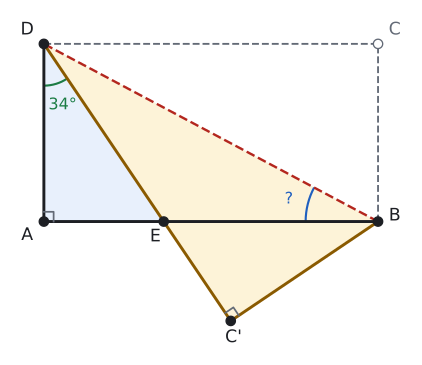

Generate this figure with Python:
import sys; sys.path.insert(0, "tools")
from cizim import *

P = lambda x, y: np.array([float(x), float(y)])
uz = lambda U, V: round(float(np.linalg.norm(U - V)), 4)
def acisi(K, U, V):
    u, v = U - K, V - K
    return round(float(np.degrees(np.arccos(np.dot(u, v) / np.linalg.norm(u) / np.linalg.norm(v)))), 3)
def birim(U, V):
    t = (V - U) / np.linalg.norm(V - U); return t, np.array([-t[1], t[0]])
def ayak(Q, U, V):
    t, _ = birim(U, V); return U + np.dot(Q - U, t) * t
def yansit(Q, U, V):
    return 2 * ayak(Q, U, V) - Q
def kesisim(U1, V1, U2, V2):
    M = np.array([V1 - U1, U2 - V2]).T; s = np.linalg.solve(M, U2 - U1); return U1 + s[0] * (V1 - U1)
def cetik(U, V, n=1, renk=SOLUK, f=0.5):
    M = U + f * (V - U); t, m = birim(U, V)
    for i in range(n):
        c = M + (i - (n - 1) / 2) * 0.2 * S * t
        ax.plot(*zip(c - 0.22 * S * m, c + 0.22 * S * m), color=renk, lw=1.5)
def olcu(U, V, metin, d=0.5, renk=YAZI, fs=13, f=0.5):
    """[UV] üzerinde f oranındaki noktaya, U->V yönünün soluna d*S uzağa yazı (d < 0: sağına)."""
    M = U + f * (V - U); _, m = birim(U, V)
    ax.text(*(M + d * S * m), metin, ha="center", va="center", color=renk, fontsize=fs)
def dik_isareti(K, U, V, r=0.4):
    a_ = (U - K) / np.linalg.norm(U - K) * r * S; b_ = (V - K) / np.linalg.norm(V - K) * r * S
    ax.plot(*zip(K + a_, K + a_ + b_, K + b_), color=SOLUK, lw=1.3)
def harf(Q, metin, dx, dy, renk=YAZI, fs=13):
    ax.text(Q[0] + dx * S, Q[1] + dy * S, metin, ha="center", va="center", color=renk, fontsize=fs)
def cizgi(U, V, renk=YAZI, lw=2.2, ls="-"):
    ax.plot(*zip(U, V), color=renk, lw=lw, ls=ls)
def boya(noktalar, renk):
    ax.add_patch(patches.Polygon(noktalar, closed=True, facecolor=renk, edgecolor="none"))
def yay(K, U, V, r=0.8, renk=MAVI, n=1):
    for i in range(n): aci(ax, K, U, V, r=(r + 0.18 * i) * S, renk=renk)
def yay_yazi(K, U, V, metin, d=1.4, renk=MAVI, fs=12):
    """K köşesindeki U-K-V açısının ortasından d*S uzağa yazı."""
    u = (U - K) / np.linalg.norm(U - K); v = (V - K) / np.linalg.norm(V - K); o = (u + v) / np.linalg.norm(u + v)
    ax.text(*(K + d * S * o), metin, ha="center", va="center", color=renk, fontsize=fs)
def basla(xmin, xmax, ymin, ymax, en=5.5):
    global fig, ax
    fig, ax = sekil(en, en * (ymax - ymin) / (xmax - xmin))
    ax.set_aspect("equal"); ax.axis("off"); ax.set_xlim(xmin, xmax); ax.set_ylim(ymin, ymax)
def dortgen(A, B, C, D, dolgu=None):
    if dolgu: boya([A, B, C, D], dolgu)
    ax.plot(*zip(A, B, C, D, A), color=YAZI)
    for Q in (A, B, C, D): nokta(ax, *Q, "")
def koseler(A, B, C, D, d=0.55):
    O = (A + B + C + D) / 4
    for Q, ad in ((A, "A"), (B, "B"), (C, "C"), (D, "D")):
        y = (Q - O) / np.linalg.norm(Q - O); harf(Q, ad, d * np.sign(y[0]) * 1.1, d * np.sign(y[1]))
def dikdortgen(a, b):
    """A orijinde, [AB] yatay: A, B, C, D."""
    return P(0, 0), P(a, 0), P(a, b), P(0, b)
def dik_koseler(A, B, C, D, r=0.4):
    dik_isareti(A, B, D, r); dik_isareti(B, C, A, r); dik_isareti(C, D, B, r); dik_isareti(D, A, C, r)
def cerceve(noktalar, kenar=1.2):
    xs = [q[0] for q in noktalar]; ys = [q[1] for q in noktalar]
    return min(xs) - kenar * S, max(xs) + kenar * S, min(ys) - kenar * S, max(ys) + kenar * S

# Alıştırma 11: [BD] boyunca katlama; C -> C', [DC'] ∩ [AB] = E. m(ADE) = 34° -> m(ABD) = 28°.
a = 12; b = a * np.tan(np.radians(28))
A, B, C, D = dikdortgen(a, b); C2 = yansit(C, B, D); E = kesisim(D, C2, A, B)
S = 1.0
print("C'", C2, "E", E, "ABD", acisi(B, A, D), "ADE", acisi(D, A, E), "EBD", acisi(B, E, D), "EDB", acisi(D, E, B), "EB", uz(E, B), "ED", uz(E, D))
basla(*cerceve([A, B, C, D, C2], 1.3), en=5.5)
boya([A, B, D], MAVI_ACIK); boya([B, C2, D], SARI_ACIK)
ax.plot(*zip(B, C, D), color=SOLUK, lw=1.4, ls="--")
ax.plot(*zip(D, A, B), color=YAZI)
ax.plot(*zip(B, C2, D), color=SARI, lw=2.2)
cizgi(B, D, KIRMIZI, 1.8, "--")
for Q in (A, B, D, E, C2): nokta(ax, *Q, "")
nokta(ax, *C, "", renk=SOLUK, dolu=False)
harf(A, "A", -0.6, -0.5); harf(B, "B", 0.6, 0.2); harf(C, "C", 0.6, 0.5, SOLUK); harf(D, "D", -0.6, 0.5)
harf(E, "E", -0.3, -0.55); harf(C2, "C'", 0.1, -0.6)
dik_isareti(A, B, D, 0.35); dik_isareti(C2, B, D, 0.35)
yay(D, A, E, 1.5, YESIL); yay_yazi(D, A, E, "34°", 2.3, YESIL)
yay(B, D, A, 2.6, MAVI); yay_yazi(B, D, A, "?", 3.3, MAVI)
kaydet(fig, __file__)
